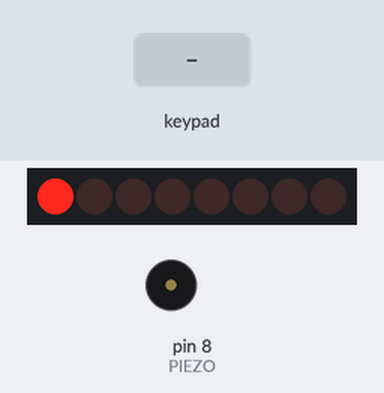
Simulated run of this sketch. Board: Arduino Uno, built with avr-gcc and run on an emulated ATmega328P. On the bench: 8 shift-register outputs drawn as a row of LEDs (first output left, lit = HIGH), buzzer (waves = sounding). Wiring (inferred from the names in the program): shift register (74HC595): data pin 10; shift clock pin 12; latch pin 11. Wiring (inferred from the signals the program sends): row of LEDs: on Q0, Q1, Q2, Q3, Q4, Q5, Q6, Q7. The test bench sets the inputs (shaded band). Random numbers use the default seed unless the sketch sets one.

Above: at 3.8 s.
5.1 s: key '1' pressed
At 6.0 s:
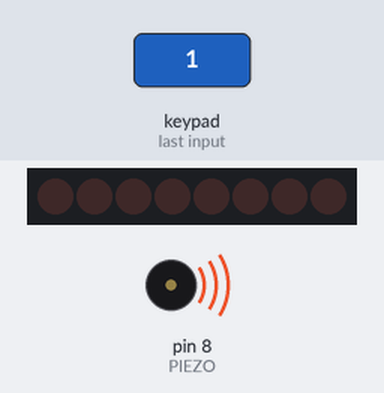
At 7.7 s:
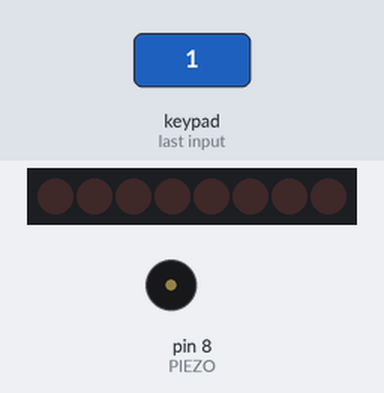
8.1 s: keypad keys 2 3 4 pressed 0.4 s apart
At 12.3 s:
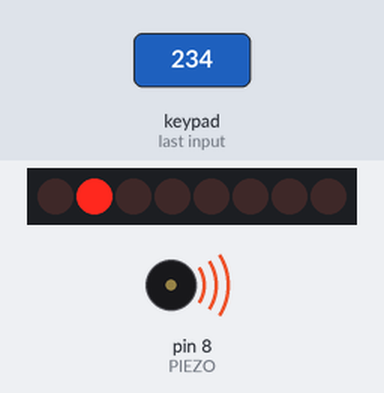
Timing chart, 0 to 18.3 s (numbered marks = the images above; inputs shaded):
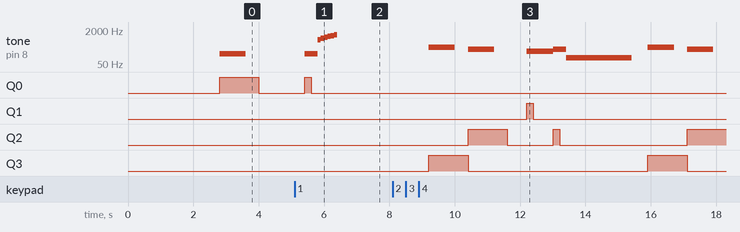

The sketch:

MemoryGame.ino
```cpp
/*
 * Sezme.
 *
 * A game for the Arduino Uno that tests your memory.
 *
 * Sezme is a memory game in which the Arduino generates a series
 * of random LED flashes. The player must then press the buttons and
 * repeat the sequence of flashes in the correct order. If the player
 * guesses incorrectly a buzzer sounds, the correct sequence is shown
 * and the game starts again. If the player guesses correctly, the
 * difficulty level goes up.
 *
 * The Keypad is connected to the Arduino through digital pins 2 through 7.
 *
 * The LEDs are connected to the arduino through the shift register via the following pins.
 * [1]->Q0
 * [2]->Q1
 * [3]->Q2
 * [4]->Q3
 * [5]->Q4
 * [6]->Q5
 * [7]->Q6
 * [8]->Q7
 *
 * The Data pin of the shift register is connected to digital pin 10.
 * The Latch pin of the shift register is connected to digital pin 11.
 * The Clock pin of the shift register is connected to digital pin 12.
 *
 * Each Button on the Keypad controlls the corrosponding LED in the line.
 *
 * Author: Mario Gianota December 2019
 * Modified by James Kress April 2020
 *
 */
#include <Keypad.h>

const byte ROWS = 3; // Four rows
const byte COLS = 3; // Three columns

int latchPin = 11;
int clockPin = 12;
int dataPin = 10;


byte leds = 0;

// Define the Keymap
char keys[ROWS][COLS] = {
  {'1','2','3'},
  {'4','5','6'},
  {'7','8','9'}

};

// Connect keypad ROW0, ROW1, ROW2 and ROW3 to these Arduino pins.
byte rowPins[ROWS] = { 2, 3, 4};
// Connect keypad COL0, COL1 and COL2 to
byte colPins[COLS] = { 5, 6, 7 };

Keypad kpd = Keypad( makeKeymap(keys), rowPins, colPins, ROWS, COLS ); // Initialize the keypad

const int PIEZO = 8;  // The pin the piezo is connected to

const int STATE_START_GAME = 0;  // Initial state
const int STATE_PICK_RND_SEQUENCE = 1;  // Pick a random sequence of LEDs
const int STATE_SHOW_RND_SEQUENCE = 2;  // Show the randomly selected sequence of LED flashes
const int STATE_READ_PLAYER_GUESS = 3;  // Read the player's guess
const int STATE_VERIFY_GUESS = 4;  // Check the guess against the random sequence
const int STATE_GUESS_CORRECT = 5;  // Player guessed correctly
const int STATE_GUESS_INCORRECT = 6;  // Player guessed incorrectly

const int MAX_DIFFICULTY_LEVEL = 13;  // Maximum difficulty level (LED flash sequence length)

// Array used to store the generated random sequence
int randomSequence[MAX_DIFFICULTY_LEVEL];

// Array used to store the player's guess
int playerGuess[MAX_DIFFICULTY_LEVEL];
// A counter to record the number of button presses made by the player
int numButtonPresses;

// The current state the game is in
int currentState;
int nextState;

// The difficulty level (1..MAX_DIFFICULTY_LEVEL)
// (Do not set to zero!)
int difficultyLevel;

void setup()
{

  pinMode(latchPin, OUTPUT);
  pinMode(dataPin, OUTPUT);
  pinMode(clockPin, OUTPUT);

  randomSeed(analogRead(0));

  // Set initial difficulty level to 1 random flash && put game in start state
  difficultyLevel = 1;
  currentState = STATE_START_GAME;
  nextState = currentState;
  numButtonPresses = 0;
}

void loop()
{
  leds = 0;
  updateShiftRegister();

  // Run the state machine controlling the game's states
  switch( currentState ) {
    case STATE_START_GAME:
      delay(2000); // Give player time to get ready
      nextState = STATE_PICK_RND_SEQUENCE;
      break;
    case STATE_PICK_RND_SEQUENCE:
      generateRndSequence();
      nextState = STATE_SHOW_RND_SEQUENCE;
      break;
    case STATE_SHOW_RND_SEQUENCE:
      showRndSequence();  // Display the rnd sequence to the player
      nextState = STATE_READ_PLAYER_GUESS;
      break;
    case STATE_READ_PLAYER_GUESS:
      readPlayerGuess();  // Poll buttons and record each button press
      // If all inputs have been made then verify the guess
      if( numButtonPresses >= difficultyLevel ) {
        numButtonPresses = 0;
        nextState = STATE_VERIFY_GUESS;
      }
      break;
    case STATE_VERIFY_GUESS:
      // Check player's guess against the generated random sequence
      if( verifyGuess() ) {
        nextState = STATE_GUESS_CORRECT;
      } else {
        nextState = STATE_GUESS_INCORRECT;
      }
      break;
    case STATE_GUESS_CORRECT:
      // Player was right. Increase difficulty level and goto start game
      soundCorrectGuess();
      difficultyLevel++;
      if( difficultyLevel > MAX_DIFFICULTY_LEVEL )
        difficultyLevel = MAX_DIFFICULTY_LEVEL;
      nextState = STATE_START_GAME;
      break;
    case STATE_GUESS_INCORRECT:
      // Player was wrong. Sound buzzer, show correct sequence, set difficulty level to 1 and re-start game
      soundBuzzer();
      showRndSequence();
      difficultyLevel = 1;
      nextState = STATE_START_GAME;
      break;
  }
  currentState = nextState;
}


// Generate a random sequence of LED pin numbers
void generateRndSequence()
{
  for(int i=0; i<difficultyLevel; i++)
  {
    randomSequence[i] = rndLEDPin();

  }
}

// Show random sequence
void showRndSequence()
{
  for(int i=0; i<difficultyLevel; i++)
  {
    bitSet(leds, randomSequence[i]);
    updateShiftRegister();

    playSoundForLED(randomSequence[i]);

    delay(500);
    bitClear(leds, randomSequence[i]);
    delay(500);
  }
}

// Read a button press representing a guess from player
void readPlayerGuess()
{
  char key = kpd.getKey();
  if(key)  // Check for a valid key.
  {
    if(key == '1')
    {
      playerGuess[numButtonPresses] = 0;
      numButtonPresses++;
      bitSet(leds, 0);
      updateShiftRegister();
      playSoundForLED(0);
    }

    else if(key == '2')
    {
      playerGuess[numButtonPresses] = 1;
      numButtonPresses++;
      bitSet(leds, 1);
      updateShiftRegister();
      playSoundForLED(1);
    }

    else if(key == '3')
    {
      playerGuess[numButtonPresses] = 2;
      numButtonPresses++;
      bitSet(leds, 2);
      updateShiftRegister();
      playSoundForLED(2);
    }

    else if(key == '4')
    {
      playerGuess[numButtonPresses] = 3;
      numButtonPresses++;
      bitSet(leds, 3);
      updateShiftRegister();
      playSoundForLED(3);
    }

    else if(key == '5')
    {
      playerGuess[numButtonPresses] = 4;
      numButtonPresses++;
      bitSet(leds, 4);
      updateShiftRegister();
      playSoundForLED(4);
    }

    else if(key == '6')
    {
      playerGuess[numButtonPresses] = 5;
      numButtonPresses++;
      bitSet(leds, 5);
      updateShiftRegister();
      playSoundForLED(5);
    }

    else if(key == '7')
    {
      playerGuess[numButtonPresses] = 6;
      numButtonPresses++;
      bitSet(leds, 6);
      updateShiftRegister();
      playSoundForLED(6);
    }

    else if(key == '8')
    {
      playerGuess[numButtonPresses] = 7;
      numButtonPresses++;
      bitSet(leds, 7);
      updateShiftRegister();
      playSoundForLED(7);
    }

  }
}


// Compare the guess with the random sequence and return true if identical
bool verifyGuess() {
  bool identical = true;
  for(int i=0; i<difficultyLevel; i++)
  {
    if( playerGuess[i] != randomSequence[i] )
    {
      identical = false;
      break;
    }
  }
  return identical;
}

// Sound the buzzer for incorrect guess
void soundBuzzer() {
  tone(PIEZO, 100, 2000);
  delay(2300);
}

void soundCorrectGuess() {
  tone(PIEZO, 700, 100);
  delay(100);
  tone(PIEZO, 800, 100);
  delay(100);
  tone(PIEZO, 900, 100);
  delay(100);
  tone(PIEZO, 1000, 100);
  delay(100);
  tone(PIEZO, 1100, 100);
  delay(100);
  tone(PIEZO, 1200, 100);
  delay(100);
}


void playSoundForLED(int ledPinNum)
{
  int pitch = 0;
  switch(ledPinNum)
  {
    case 0: pitch = 150; break;
    case 1: pitch = 200; break;
    case 2: pitch = 250; break;
    case 3: pitch = 300; break;
    case 4: pitch = 350; break;
    case 5: pitch = 400; break;
    case 6: pitch = 450; break;
    case 7: pitch = 500; break;

  }
  tone(PIEZO, pitch, 800);
}

// Get a random LED pin number
int rndLEDPin()
{
  return random(0, 8);
}

void updateShiftRegister()
{
   digitalWrite(latchPin, LOW);
   shiftOut(dataPin, clockPin, MSBFIRST, leds); //LSBFIRST starts from the least significant Byte, that corresponds to 8th pinout
   delay(200);
   digitalWrite(latchPin, HIGH);
}
```

Measured:
- after the input at 5.1 s, tone on pin 8 (PIEZO): plays 150 Hz for 0.40 s, 700 Hz for 0.10 s, 800 Hz for 0.10 s, 900 Hz for 0.10 s, 1000 Hz for 0.10 s, 1100 Hz for 0.10 s … (7 notes in this stretch), starting after 0.30 s; Q0: LOW → HIGH after 0.30 s, → LOW 0.20 s later
